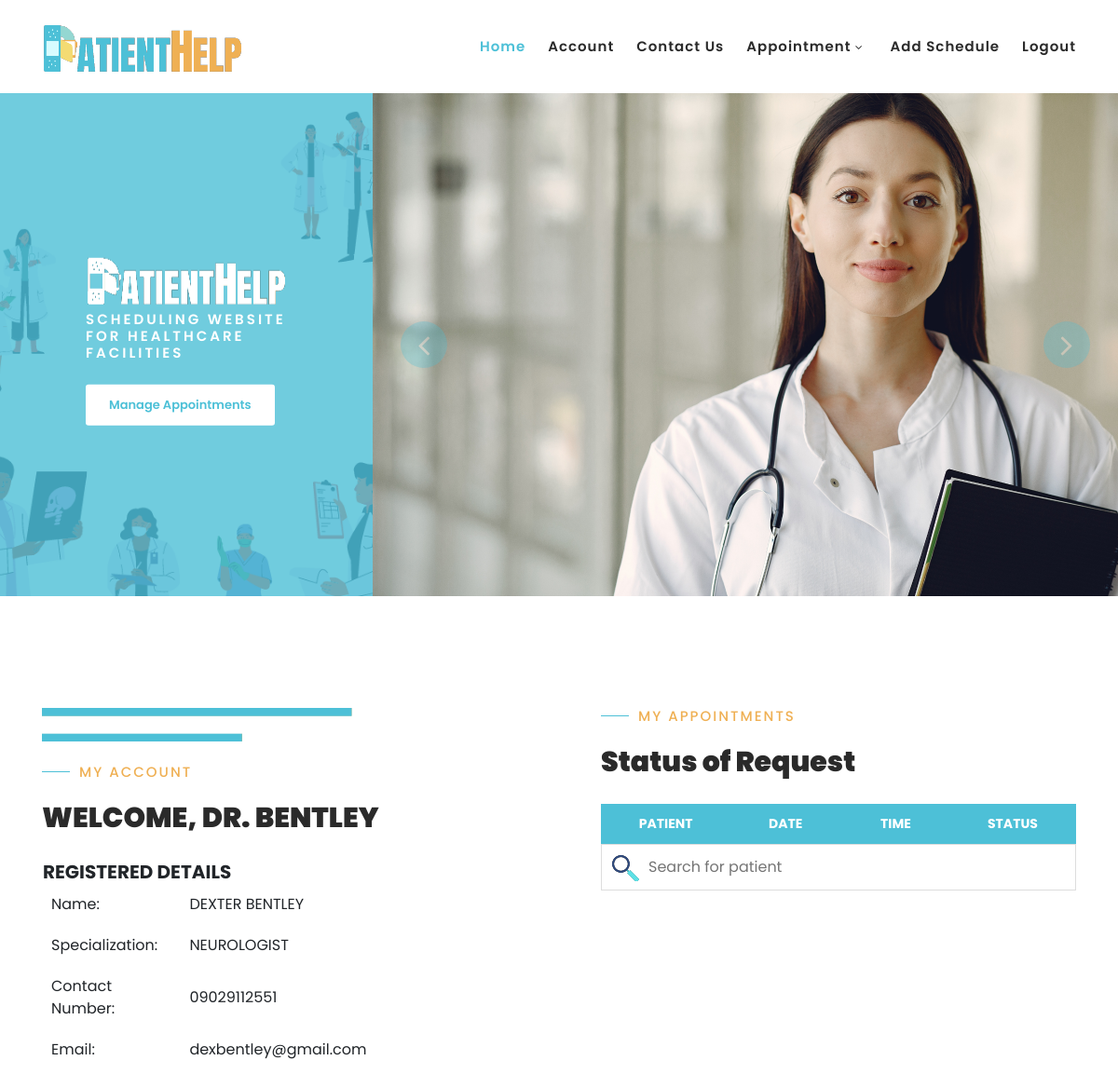
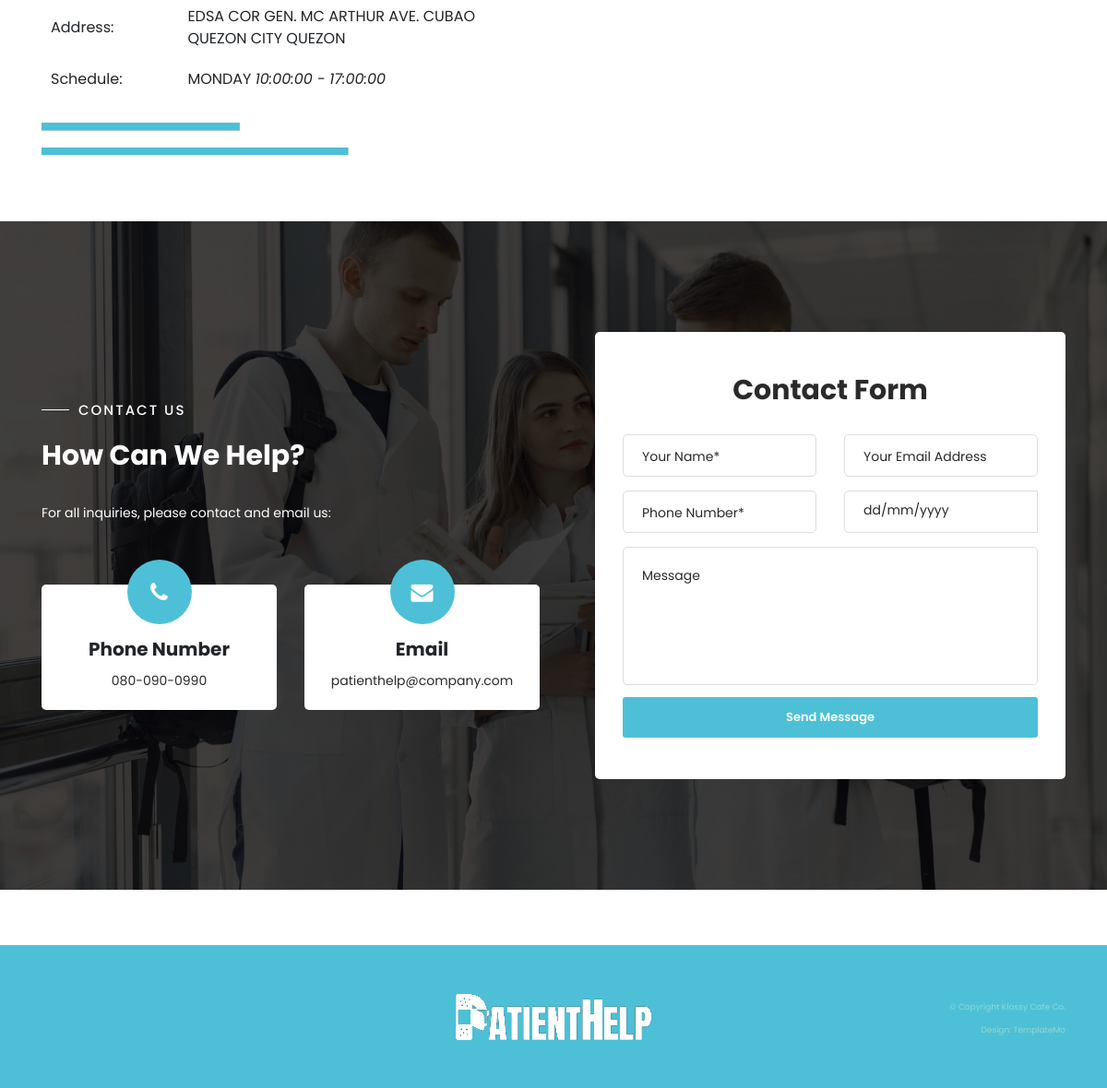
Page /web_doctor/index_doctor.php (signed in) on the committed database (2 pictures, top to bottom).
### tables this page shows
CREATE TABLE `doctor` (
  `doctor_id` int(11) NOT NULL,
  `username` varchar(50) NOT NULL,
  `password` varchar(50) NOT NULL,
  `fname` varchar(50) NOT NULL,
  `lname` varchar(50) NOT NULL,
  `contact_num` varchar(15) NOT NULL,
  `email` varchar(60) NOT NULL,
  `address_line1` varchar(95) NOT NULL,
  `address_line2` varchar(95) NOT NULL,
  `address_city` varchar(35) NOT NULL,
  `address_state` varchar(30) NOT NULL,
  `zip_code` varchar(6) NOT NULL,
  `creation_date` varchar(30) NOT NULL,
  `spec_detail` varchar(30) NOT NULL,
  `admin_id` int(11) NOT NULL
);

CREATE TABLE `doctor_schedule` (
  `schedule_id` int(11) NOT NULL,
  `day` varchar(20) NOT NULL,
  `time_from` time NOT NULL,
  `time_to` time NOT NULL,
  `doctor_id` int(11) NOT NULL
);

### web_doctor/index_doctor.php (the view, shortened to what this page needs)
<?php
    if (isset($_SESSION['username'])) {
        $db_name = "patient_care";
        $db_username = "root";
        $db_pass = "";
        $db_host = "localhost";
        $con = mysqli_connect("$db_host","$db_username","$db_pass", "$db_name") or
        die(mysqli_error());
    }
    else {
        header("location: ../index.html");
    }
?>
<!DOCTYPE html>
<html lang="en">
  <head>
    <link rel="stylesheet" type="text/css" href="../css/bootstrap.min.css">
    <link rel="stylesheet" type="text/css" href="../css/font-awesome.css">
    <link rel="stylesheet" href="../css/templatemo-klassy-cafe.css">
    <link rel="stylesheet" href="../css/owl-carousel.css">
    <link rel="stylesheet" href="../css/lightbox.css">
	<link rel="stylesheet" href="../css/tempcss.css">
	</head>
    <body>
    <header class="header-area header-sticky">
        <div class="container">
            <div class="row">
                <div class="col-12">
                    <nav class="main-nav">
                        <a href="index_doctor.php" class="logo">
                            <img src="../images/patienthelplogo.png" align="klassy cafe html template">
                        </a>
                        <ul class="nav">
                            <li class="scroll-to-section"><a href="#top" class="active">Home</a></li>
                            <li class="scroll-to-section"><a href="#about">Account</a></li>
                            <li class="scroll-to-section"><a href="#contactus">Contact Us</a></li>
                            <li class="submenu">
                                <a href="javascript:;">Appointment</a>
                            </li>
                            <li><a href="add_schedule.php">Add Schedule</a></li>
                            <li><a href="../logout.php">Logout</a></li>
                        </ul>
                    </nav>
                </div>
            </div>
        </div>
    </header>
    <div id="top">
        <div class="container-fluid">
            <div class="row">
                <div class="col-lg-4">
                    <div class="left-content">
                        <div class="inner-content">
						<img src="../images/white-logo.png" alt="">
                            <h6>Scheduling Website for Healthcare Facilities</h6>
                            <div class="main-white-button scroll-to-section">
                                <a href="view_appointment.php">Manage Appointments</a>
                            </div>
                        </div>
                    </div>
                </div>
				<div class="col-lg-8">
                    <div class="main-banner header-text">
                        <div class="Modern-Slider">
                          <div class="item">
                            <div class="img-fill">
                                <img src="../images/1.png" alt="">
                            </div>
                          </div>
                        </div>
                    </div>
                </div>
            </div>
        </div>
    </div>
    <section class="section" id="about">
        <div class="container">
            <div class="row">
                <div class="col-lg-6 col-md-6 col-xs-12">
                    <div class="left-text-content">
					<img src="../images/top.png"><br><br>
                        <div class="section-heading">
							<h6>My Account</h6>
                            <h2>
								<?php
								$user_id = $_SESSION['user_id'];
								$query = mysqli_query($con, "SELECT contact_num, email, lname, spec_detail, CONCAT(fname, \" \", lname) AS doctor_name, CONCAT(address_line1, \" \", address_line2, \" \", address_city, \" \", address_state) AS 'address' FROM `doctor` WHERE doctor_id = $user_id");
								while($row = mysqli_fetch_array($query))
								{
								Print 'WELCOME, DR. ' . strtoupper($row['lname']);
								?>
							</h2>
                        </div>
                        <p>
						<table class="regDetails">
						<th colspan="2"><h5><b>REGISTERED DETAILS</b></h5></th>
							<?php
								Print '<tr>';
								Print '<td>Name: </td><td>' . strtoupper($row['doctor_name']) . '</td></tr><tr>';
								Print '<td>Specialization: </td><td>' . strtoupper($row['spec_detail']) . '</td></tr><tr>';
								Print '<td>Contact Number: </td><td>' . $row['contact_num'] . '</td></tr><tr>';
								Print '<td>Email: </td><td>' . $row['email'] . '</td><tr>';
								Print '<td>Address: </td><td>' . strtoupper($row['address']) . '</td></tr>';
								}
								$query_sched = mysqli_query($con, "SELECT day, time_from, time_to FROM doctor_schedule WHERE doctor_id = $user_id");
                                Print "<td>Schedule: </td><td>";
								while($row_sched = mysqli_fetch_array($query_sched)) {
									Print strtoupper($row_sched['day']) . " <i>" . $row_sched['time_from'] . " - " . $row_sched['time_to'] . "</i><br/>";
								}
                                Print "</td></tr>";
							?>
							</table>
						</p>
                        <img src="../images/bot.png" alt="">
                    </div>
                </div>
                <div class="col-lg-6 col-md-6 col-xs-12">
                    <div class="right-content">
                        <div class="thumb">
							<div class="section-heading">
							<h6>MY APPOINTMENTS</h6>
							<h2>Status of Request</h2>
							</div>
								<?php
									Print '<table class="fixed_header listTable" id="myTable">
											<thead>
											<tr>
												<th>PATIENT</th>
												<th>DATE</th>
												<th>TIME</th>
												<th>STATUS</th>
											</tr></thead>';
									Print '</table>';
								?>
						</div>
						<input type="text" id="myInput" onkeyup="myFunction()" placeholder="Search for patient" title="Type in a name">
                    </div>
                </div>
            </div>
        </div>
    </section>
	<div class="container">
	<br><br><br></div>
    <section class="section" id="contactus">
        <div class="container">
            <div class="row">
                <div class="col-lg-6 align-self-center">
                    <div class="left-text-content">
                        <div class="section-heading">
                            <h6>Contact Us</h6>
                            <h2>How Can We Help?</h2>
                        </div>
                        <p>For all inquiries, please contact and email us:</p>
                        <div class="row">
                            <div class="col-lg-6">
                                <div class="phone">
                                    <i class="fa fa-phone"></i>
                                    <h4>Phone Number</h4>
                                    <span><a href="#">080-090-0990</a><br></span>
                                </div>
                            </div>
                            <div class="col-lg-6">
                                <div class="message">
                                    <i class="fa fa-envelope"></i>
                                    <h4>Email</h4>
                                    <span><a href="#">patienthelp@company.com</a><br></span>
                                </div>
                            </div>
                        </div>
                    </div>
                </div>
                <div class="col-lg-6">
                    <div class="contact-form">
                        <form id="contact" action="" method="post">
                          <div class="row">
                            <div class="col-lg-12">
                                <h4>Contact Form</h4>
                            </div>
                            <div class="col-lg-6 col-sm-12">
                              <fieldset>
                                <input name="name" type="text" id="name" placeholder="Your Name*" required="">
                              </fieldset>
                            </div>
                            <div class="col-lg-6 col-sm-12">
                              <fieldset>
                              <input name="email" type="text" id="email" pattern="[^ @]*@[^ @]*" placeholder="Your Email Address" required="">
                            </fieldset>
                            </div>
                            <div class="col-lg-6 col-sm-12">
                              <fieldset>
                                <input name="phone" type="text" id="phone" placeholder="Phone Number*" required="">
                              </fieldset>
                            </div>
                            <div class="col-lg-6">
                                <div id="filterDate2">
                                  <div class="input-group date" data-date-format="dd/mm/yyyy">
                                    <input  name="date" id="date" type="text" class="form-control" placeholder="dd/mm/yyyy">
                                  </div>
                                </div>
                            </div>
                            <div class="col-lg-12">
                              <fieldset>
                                <textarea name="message" rows="6" id="message" placeholder="Message" required=""></textarea>
                              </fieldset>
                            </div>
                            <div class="col-lg-12">
                              <fieldset>
                                <button type="submit" id="form-submit" class="main-button-icon">Send Message</button>
                              </fieldset>
                            </div>
                          </div>
                        </form>
                    </div>
                </div>
            </div>
        </div>
    </section>
    <footer>
        <div class="container">
            <div class="row">
                <div class="col-lg-4 col-xs-12">
                </div>
                <div class="col-lg-4">
                    <div class="logo">
                        <a href="index_admin.html"><img src="../images/white-logo.png" alt=""></a>
                    </div>
                </div>
                <div class="col-lg-4 col-xs-12">
                    <div class="left-text-content">
                        <p>© Copyright Klassy Cafe Co.
                        <br>Design: TemplateMo</p>
                    </div>
                </div>
            </div>
        </div>
    </footer>
  </body>
</html>

### css/tempcss.css (style rules this page uses)
.fixed_header thead tr { display: block; }
.fixed_header thead { background: #4dc0d7; }
.fixed_header th, .fixed_header td { padding: 5px; text-align: left; width: 400px; }
.listTable { border-collapse:collapse; border:1px solid #4dc0d7; background: #fde3b7; }
.listTable th { text-align: center; padding: 10px; font-size: 14px; color:white; }
.regDetails { padding: 10px; }
.regDetails td { padding: 10px; }
#myInput { background-image: url('../images/searchicon.png'); background-position: 10px 10px; background-repeat: no-repeat; width: 100%; font-size: 16px; padding: 12px 20px 12px 50px; border: 1px solid #ddd; margin-bottom: 12px; }

### rows in the picture
doctor: lname "BENTLEY", doctor_name "DEXTER BENTLEY", spec_detail "NEUROLOGIST", contact_num "09029112551", email "dexbentley@gmail.com", address "EDSA COR GEN. MC ARTHUR AVE. CUBAO QUEZON CITY QUEZON"
doctor_schedule: day "MONDAY", time_from "10:00:00", time_to "17:00:00"
